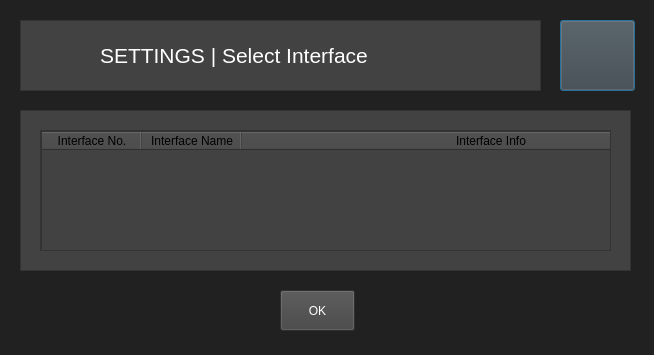
<?xml version="1.0" encoding="UTF-8"?>
<ui version="4.0">
 <class>Dialog</class>
 <widget class="QDialog" name="Dialog">
  <property name="geometry">
   <rect>
    <x>0</x>
    <y>0</y>
    <width>654</width>
    <height>355</height>
   </rect>
  </property>
  <property name="windowTitle">
   <string>Settings</string>
  </property>
  <property name="styleSheet">
   <string notr="true">background-color: #212121;</string>
  </property>
  <property name="modal">
   <bool>false</bool>
  </property>
  <widget class="QFrame" name="frame">
   <property name="geometry">
    <rect>
     <x>20</x>
     <y>20</y>
     <width>521</width>
     <height>71</height>
    </rect>
   </property>
   <property name="styleSheet">
    <string notr="true">background-color: #424242;</string>
   </property>
   <property name="frameShape">
    <enum>QFrame::StyledPanel</enum>
   </property>
   <property name="frameShadow">
    <enum>QFrame::Raised</enum>
   </property>
   <widget class="QLabel" name="label">
    <property name="geometry">
     <rect>
      <x>80</x>
      <y>10</y>
      <width>281</width>
      <height>51</height>
     </rect>
    </property>
    <property name="text">
     <string>&lt;!DOCTYPE HTML PUBLIC &quot;-//W3C//DTD HTML 4.0//EN&quot; &quot;http://www.w3.org/TR/REC-html40/strict.dtd&quot;&gt;
&lt;html&gt;&lt;head&gt;&lt;meta name=&quot;qrichtext&quot; content=&quot;1&quot; /&gt;&lt;style type=&quot;text/css&quot;&gt;
p, li { white-space: pre-wrap; }
&lt;/style&gt;&lt;/head&gt;&lt;body style=&quot; font-family:'MS Shell Dlg 2'; font-size:8pt; font-weight:400; font-style:normal;&quot;&gt;
&lt;p style=&quot; margin-top:12px; margin-bottom:12px; margin-left:0px; margin-right:0px; -qt-block-indent:0; text-indent:0px;&quot;&gt;&lt;span style=&quot; font-size:16pt; color:#ffffff;&quot;&gt;SETTINGS | Select Interface&lt;/span&gt;&lt;/p&gt;&lt;/body&gt;&lt;/html&gt;</string>
    </property>
   </widget>
   <widget class="QLabel" name="label_2">
    <property name="geometry">
     <rect>
      <x>20</x>
      <y>10</y>
      <width>51</width>
      <height>51</height>
     </rect>
    </property>
    <property name="text">
     <string>&lt;html&gt;&lt;head/&gt;&lt;body&gt;&lt;p&gt;&lt;img src=&quot;:/img/settings.png&quot; height=&quot;50&quot;/&gt;&lt;/p&gt;&lt;/body&gt;&lt;/html&gt;</string>
    </property>
   </widget>
  </widget>
  <widget class="QFrame" name="frame_2">
   <property name="geometry">
    <rect>
     <x>20</x>
     <y>110</y>
     <width>611</width>
     <height>161</height>
    </rect>
   </property>
   <property name="styleSheet">
    <string notr="true">background-color: #424242;</string>
   </property>
   <property name="frameShape">
    <enum>QFrame::StyledPanel</enum>
   </property>
   <property name="frameShadow">
    <enum>QFrame::Raised</enum>
   </property>
   <widget class="QScrollArea" name="scrollArea">
    <property name="geometry">
     <rect>
      <x>20</x>
      <y>20</y>
      <width>571</width>
      <height>121</height>
     </rect>
    </property>
    <property name="widgetResizable">
     <bool>true</bool>
    </property>
    <widget class="QWidget" name="scrollAreaWidgetContents">
     <property name="geometry">
      <rect>
       <x>0</x>
       <y>0</y>
       <width>569</width>
       <height>119</height>
      </rect>
     </property>
     <widget class="QTableWidget" name="tableWidget">
      <property name="geometry">
       <rect>
        <x>0</x>
        <y>0</y>
        <width>700</width>
        <height>121</height>
       </rect>
      </property>
      <property name="cursor" stdset="0">
       <cursorShape>ArrowCursor</cursorShape>
      </property>
      <property name="selectionMode">
       <enum>QAbstractItemView::SingleSelection</enum>
      </property>
      <attribute name="horizontalHeaderCascadingSectionResizes">
       <bool>false</bool>
      </attribute>
      <attribute name="horizontalHeaderDefaultSectionSize">
       <number>100</number>
      </attribute>
      <attribute name="horizontalHeaderMinimumSectionSize">
       <number>100</number>
      </attribute>
      <attribute name="horizontalHeaderStretchLastSection">
       <bool>true</bool>
      </attribute>
      <column>
       <property name="text">
        <string>Interface No.</string>
       </property>
      </column>
      <column>
       <property name="text">
        <string>Interface Name</string>
       </property>
      </column>
      <column>
       <property name="text">
        <string>Interface Info</string>
       </property>
      </column>
     </widget>
    </widget>
   </widget>
  </widget>
  <widget class="QPushButton" name="pushButton">
   <property name="geometry">
    <rect>
     <x>560</x>
     <y>20</y>
     <width>75</width>
     <height>71</height>
    </rect>
   </property>
   <property name="styleSheet">
    <string notr="true">background-color: #424242;</string>
   </property>
   <property name="text">
    <string/>
   </property>
   <property name="icon">
    <iconset resource="resource.qrc">
     <normaloff>:/img/reload.png</normaloff>:/img/reload.png</iconset>
   </property>
   <property name="iconSize">
    <size>
     <width>40</width>
     <height>40</height>
    </size>
   </property>
  </widget>
  <widget class="QPushButton" name="pushButton_2">
   <property name="geometry">
    <rect>
     <x>280</x>
     <y>290</y>
     <width>75</width>
     <height>41</height>
    </rect>
   </property>
   <property name="styleSheet">
    <string notr="true">background-color: #424242;
font: 10pt &quot;MS Shell Dlg 2&quot;;
color: rgb(255, 255, 255);</string>
   </property>
   <property name="text">
    <string>OK</string>
   </property>
  </widget>
 </widget>
 <resources>
  <include location="resource.qrc"/>
 </resources>
 <connections/>
</ui>
